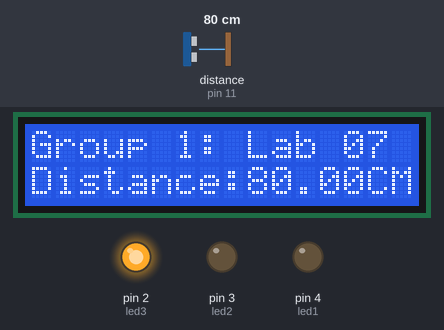
The sketch below on a simulated Arduino Uno, built with avr-gcc and run on an emulated ATmega328P. Parts: 16×2 character LCD, output pins drawn as LEDs (lit = HIGH). The test bench sets the inputs (shaded band); at power-on: distance to the obstacle (sensor on pin 11) 80 cm. The echo pulse lasts 58.3 µs per cm.

Above: at 1.2 s.
1.3 s: distance to the obstacle (sensor on pin 11) set to 18 cm
At 2.6 s:
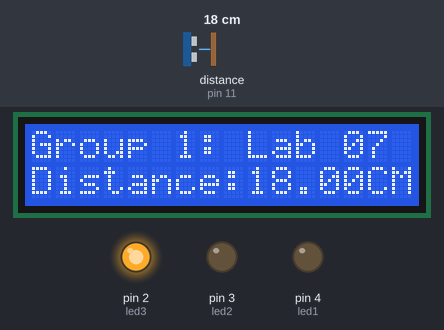
3.2 s: distance to the obstacle (sensor on pin 11) set to 14 cm
At 4.9 s:
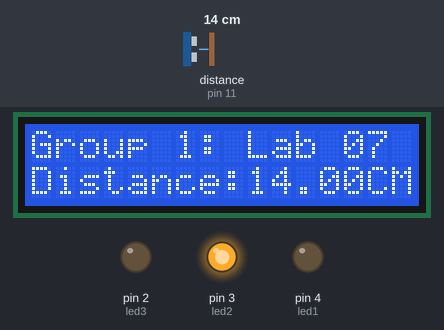
5.2 s: distance to the obstacle (sensor on pin 11) set to 6 cm
At 6.2 s:
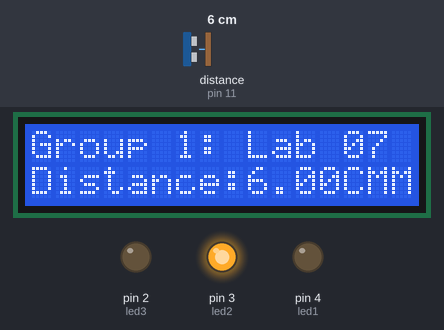
6.9 s: distance to the obstacle (sensor on pin 11) set to 3 cm
At 8.7 s:
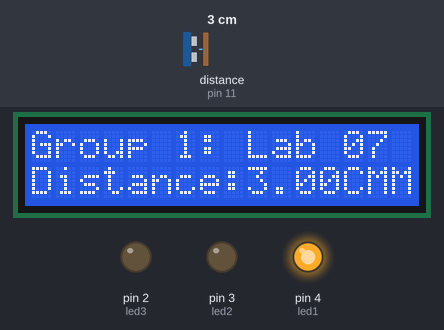
9.0 s: distance to the obstacle (sensor on pin 11) set to 35 cm
At 9.5 s:
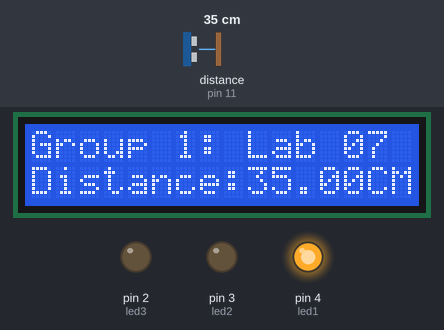
Timing chart, 0 to 12.0 s (numbered marks = the images above; inputs shaded):
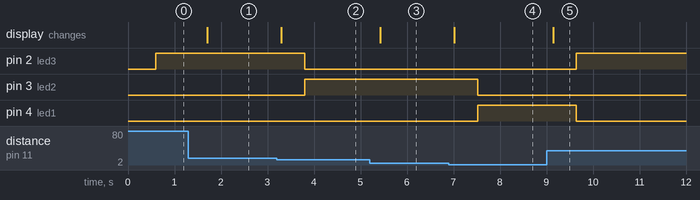

The sketch:

safety.ino
```cpp
#include<UltraDistSensor.h>
#include <Wire.h>
#include <LiquidCrystal_I2C.h>

LiquidCrystal_I2C lcd(0x27,16,2);
int led1=4;
int led2=3;
int led3=2;
UltraDistSensor mysensor;
float reading;

void setup() {
    lcd.begin();                      // initialize the lcd
    lcd.backlight();
    Serial.begin(9600);
    mysensor.attach(10,11);//Trigger pin , Echo pin
    pinMode(4,OUTPUT);
    pinMode(3,OUTPUT);
    pinMode(2,OUTPUT);
}

void loop() {
    reading=mysensor.distanceInCm();
    lcd.setCursor(0,0);
    lcd.print("Group 1: Lab 07");
    lcd.setCursor(0,1);
    lcd.print("Distance:");
    lcd.print(reading);
    lcd.print("CM");
    delay(500);
    if (reading > 15)
  {
    digitalWrite(led3, HIGH);
  }
  else
  {
    digitalWrite(led3, LOW);
  }

  if (reading <= 15)
  {
    if(reading >= 5)
    {
      digitalWrite(led2, HIGH);
    }
    else
    {
      digitalWrite(led2, LOW);
    }
  }
  else
    {
      digitalWrite(led2, LOW);
    }


  if (reading < 5)
  {
    digitalWrite(led1, HIGH);
  }
  else
    {
      digitalWrite(led1, LOW);
    }

}
```

Measured:
- the behaviour switches between 16 and 15 cm on distance to the obstacle (sensor on pin 11) (found by bisection; images 1 and 2)
- the behaviour switches between 5 and 4 cm on distance to the obstacle (sensor on pin 11) (found by bisection; images 3 and 4)
- after the input at 1.3 s, the display: changes after 0.40 s (image 1)
- after the input at 3.2 s, pin 2 (led3): HIGH → LOW after 0.60 s; pin 3 (led2): LOW → HIGH after 0.60 s; the display: changes after 0.10 s (image 2)
- after the input at 5.2 s, the display: changes after 0.23 s (image 3)
- after the input at 6.9 s, pin 3 (led2): HIGH → LOW after 0.62 s; pin 4 (led1): LOW → HIGH after 0.62 s; the display: changes after 0.12 s (image 4)
- after the input at 9.0 s, pin 2 (led3): LOW → HIGH after 0.64 s; pin 4 (led1): HIGH → LOW after 0.64 s; the display: changes after 0.14 s (image 5)
